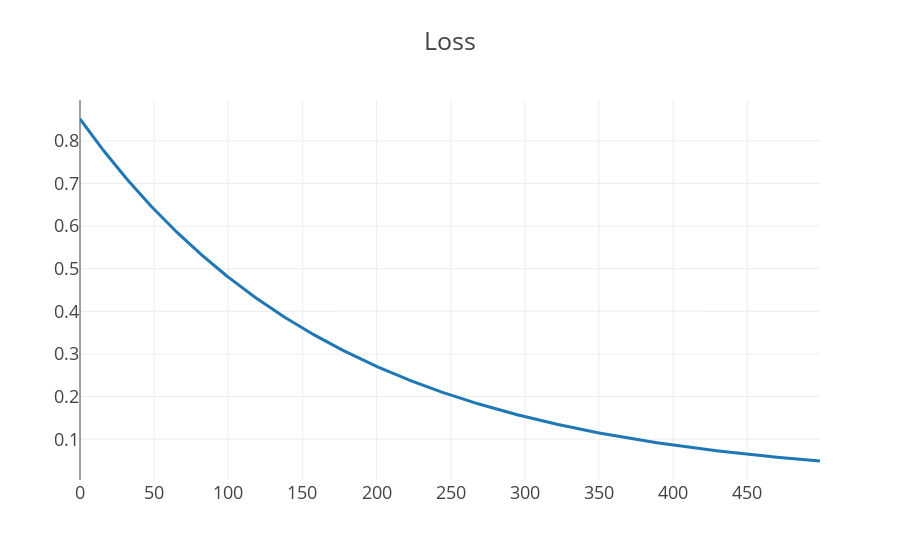

Write notebook code for a chart like this one.
### Code cell
plotly.offline.iplot({
    "data": [go.Scatter(x=np.arange(len(losses)), y=losses)],
    "layout": go.Layout(title="Loss", template="presentation")
})

### Figure 1 — Plotly figure (JSON) as saved in the notebook; plotly's stock layout.template omitted (floating-point values rounded to 4 significant figures; data arrays with more than 128 entries replaced by an {"elided": "..."} marker saying what was removed)
{"data": [{"type": "scatter", "uid": "b3ff183f-8aff-488c-8660-86779d249454", "x": {"elided": "500 int values"}, "y": {"elided": "500 float values"}}], "layout": {"autosize": true, "title": {"text": "Loss"}, "xaxis": {"autorange": true, "range": [0, 499], "type": "linear"}, "yaxis": {"autorange": true, "range": [0.004357, 0.8958], "type": "linear"}}}
